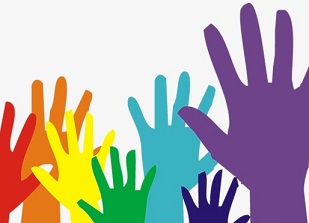
%> input picture AcademicMaterial/C02_Math_computations/image.png, 309 x 223 px
$ octave ExtractingEspecificInfoFromMatrix.m   (GNU Octave 9; MATLAB toolbox functions it lacks are replaced by stand-ins)
%> lines starting %> are read from the running program, lines starting %| are printed output that depends on the picture; in (x1, y1, x2, y2) boxes, pixels count from 0 and x2, y2 are one past the last pixel; in counts of white or black regions, pixels touching at a corner belong together; the program's own positions count from 1
clc; clear; close all;

IMG = imread('image.png');
%> IMG is the input picture: size 223x309x3 uint8; mean R, G, B 179.2, 173.9, 168.8

% Extract first hand from the image
% RGB color: (217,36,27)
hand1 = IMG(:,:,1) > 210 & IMG(:,:,1) < 224  & IMG(:,:,2) > 30 & IMG(:,:,2) < 42 & IMG(:,:,3) > 24 & IMG(:,:,3) < 34;
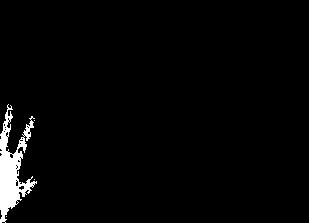
%> hand1: size 223x309 logical; 2.5% white; 4 white regions (3 under 20 px), largest, box (x1, y1, x2, y2) and area: (0, 104, 37, 223) 1738

figure;imagesc(hand1);colorbar; title('first hand')
axis on
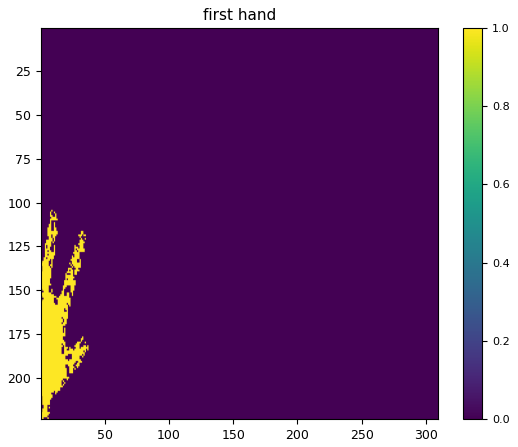
%> figure redrawn from the program's plot data
hold on;

%Here you can extract other hands from the matrix

% Extract last hand from the image
% RGB color: (110,67,138)
hand2 = IMG(:,:,1) > 100 & IMG(:,:,1) < 120  & IMG(:,:,2) > 60 & IMG(:,:,2) < 75 & IMG(:,:,3) > 132 & IMG(:,:,3) < 144;
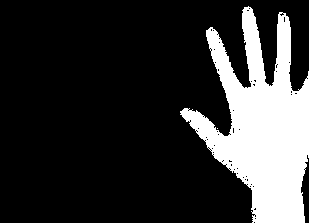
%> hand2: size 223x309 logical; 20% white; 2 white regions (1 under 20 px), largest, box (x1, y1, x2, y2) and area: (180, 6, 309, 223) 13778

figure;imagesc(hand2);colorbar; title('last hand')
axis on
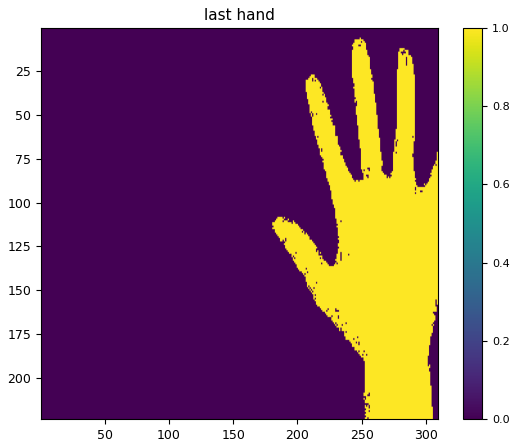
%> figure redrawn from the program's plot data
hold on;
